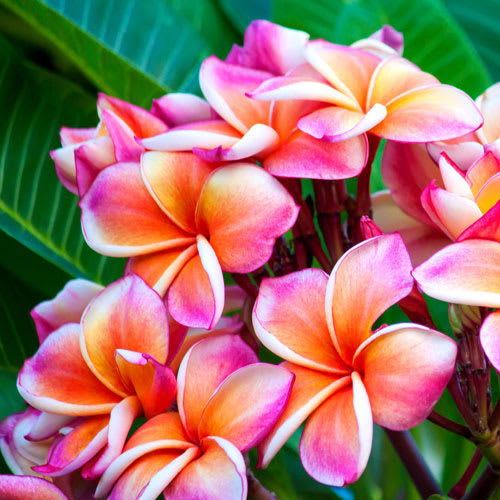
#> input picture Implementacoes/02 - Blur/flower.bmp, 500 x 500 px
$ python main3C.py
#> lines starting #> are read from the running program, lines starting #| are printed output that depends on the picture
### Implementacoes/02 - Blur/img_filters.py
import cv2 as cv
import numpy as np


# img is a 2d numpy array normalized in [0, 1]
# h is height and w width
# [13 lines left out: function filter_avg_naive, not called in this run]

def filter_avg_separated(img, h, w):
    img_h = np.zeros(img.shape)
    img_aux = np.zeros(img.shape)
    x_range = range(w//2, img.shape[1]-w//2)
    y_range = range(h//2, img.shape[0]-h//2)
    for y in range(0, img.shape[0]):
        for x in x_range:
            sum = 0
            for xp in range(x-w//2, x+w//2+1):
                sum += img[y,xp]
            img_h[y, x] = sum/w
    for y in y_range:
        for x in x_range:
            sum = 0
            for yp in range(y-h//2, y+h//2+1):
                sum += img_h[yp,x]
            img_aux[y, x] = sum/h
    return img_aux

# [35 lines left out: function filter_avg_integral_img, not called in this run]

### Implementacoes/02 - Blur/main3C.py
from img_filters import *

WIDTH = 3
HEIGHT = 3

IMG_IN = "flower.bmp"
IMG_OUT = "flower-3x3-separated.bmp"

imgAux = cv.imread(IMG_IN, cv.IMREAD_COLOR)
#> imgAux is the input picture: shape (500, 500, 3); mean B, G, R 109.3, 115.9, 158.2
imgAux = cv.normalize(imgAux.astype('float'), None, 0.0, 1.0, cv.NORM_MINMAX)
img = np.zeros(np.shape(imgAux))

for i in range(0, np.shape(img)[-1]):
	img[:,:,i] = filter_avg_separated(imgAux[:,:,i], HEIGHT, WIDTH)
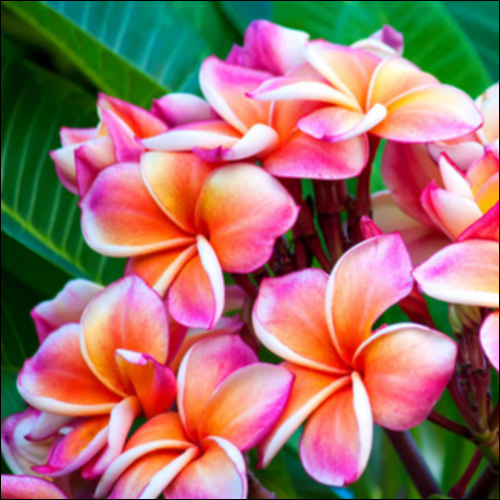
#> img: shape (500, 500, 3) float64; mean B, G, R 0.426, 0.452, 0.618
	# img[:,:,i] = filter_avg_naive(imgAux[:,:,i], HEIGHT, WIDTH)
	# img[:,:,i] = filter_avg_integral_img(imgAux[:,:,i], HEIGHT, WIDTH)


# img = cv.cvtColor(img, cv.COLOR_GRAY2RGB)

aux = np.zeros(img.shape, dtype=np.ubyte)
aux = img*255
img = aux

cv.imwrite(IMG_OUT, img)
# [4 lines of commented-out code are left out]
